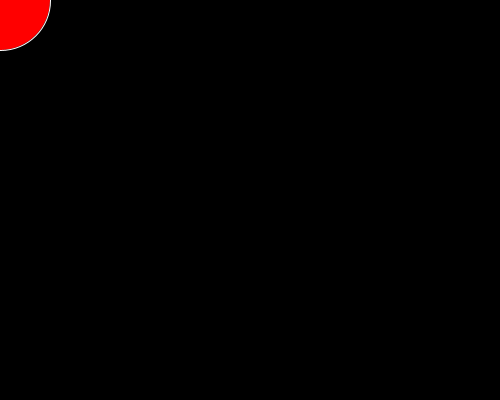
Frame 1 (no input)
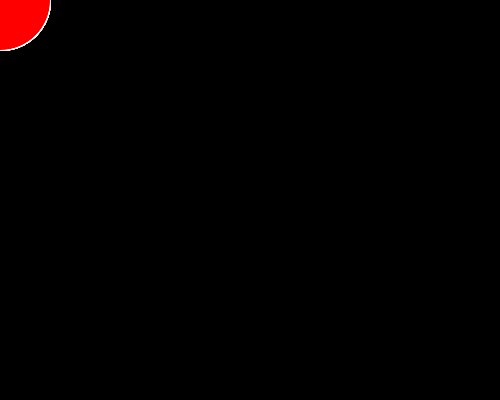
Frame 60 (the mouse pressed at the canvas centre just before this capture)
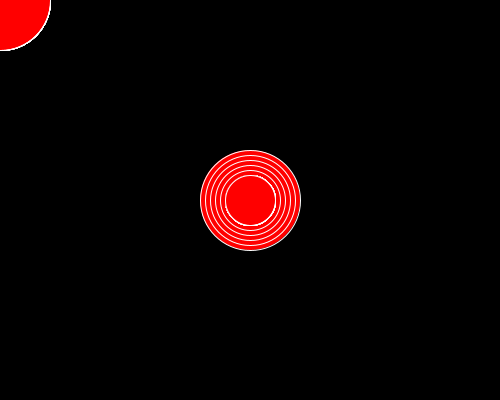
Frame 120 (the mouse held since frame 60 and released just before this capture)

The Processing sketch that drew these frames (run headless with seeded random() and noise(); from frame 60 on, the mouse is pressed at the canvas centre):

// Processing sketch: lab03_exercise03
// ── lab03_exercise03.pde
//======================================================//
//       Solution for Processing Lab03_Exercise03       //
//                                                      //
//   Author(s): Siobhan Drohan & Mairead Meagher, WIT   //
//                                                      //
//  Description:  Mouse Pressed Event                   //
//                                                      //
//  Instructions: Run the code by clicking the triangle //
//                button above.                         //
//======================================================//

float diameter = 100;

void setup() {
  size(500,400);
  background(0);
  stroke(255);
}

void draw() 
{ 
   fill(255,0,0);
   ellipse(mouseX, mouseY, diameter, diameter);
   
   if ((mousePressed) && (diameter > 50)){
       diameter = diameter - 10;
   }
   
}
